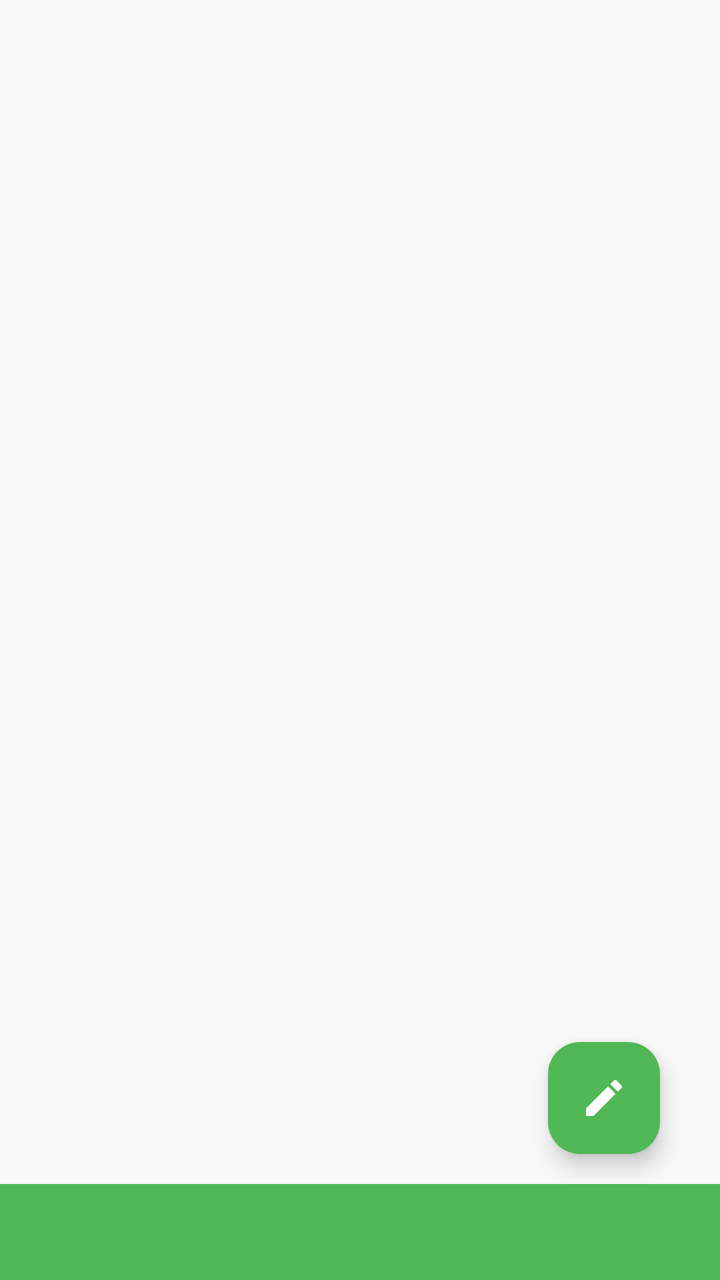
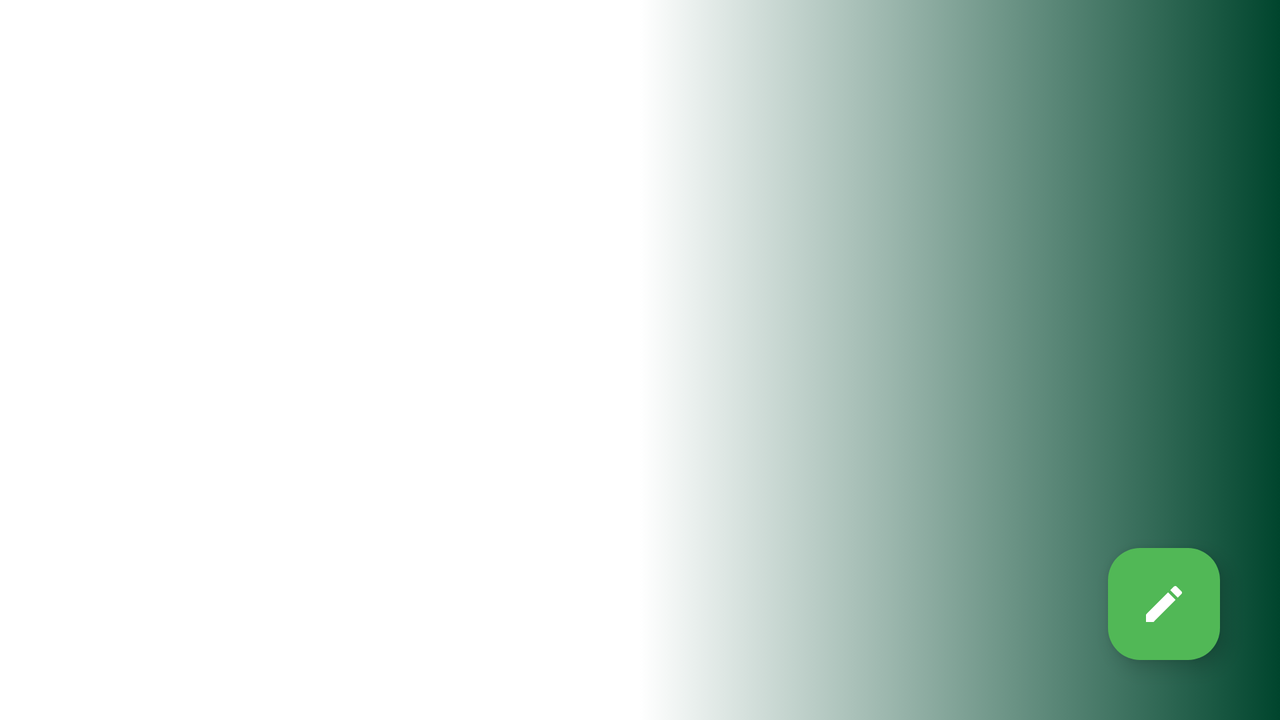

An Android layout and its configuration variant, each rendered on a device that would load it. The default file and the variant file are quoted in full after the pictures.
<!-- AndroidManifest.xml: application theme Theme.2Health -->
<!-- res/layout/activity_main.xml -->
<?xml version="1.0" encoding="utf-8"?>
<RelativeLayout xmlns:android="http://schemas.android.com/apk/res/android"
    xmlns:app="http://schemas.android.com/apk/res-auto"
    xmlns:tools="http://schemas.android.com/tools"
    android:layout_width="match_parent"
    android:layout_height="match_parent"
    tools:context=".Activity.MainActivity"
    android:id="@+id/mainactivityBackground"
    android:background="@color/defaultMain">











    <androidx.viewpager.widget.ViewPager
        android:id="@+id/vpFragment"
        android:layout_width="match_parent"
        android:layout_height="match_parent"
        android:layout_above="@+id/AppBarLayout" />


    <com.google.android.material.appbar.AppBarLayout
        android:id="@+id/AppBarLayout"
        android:layout_width="match_parent"
        android:layout_height="wrap_content"
        android:layout_alignParentBottom="true"
        >

        <com.google.android.material.tabs.TabLayout
            android:id="@+id/tab"
            android:layout_width="match_parent"
            android:layout_height="match_parent"
            app:tabBackground="@color/green_active"
            android:background="@color/green_active"
            app:tabGravity="fill"
            app:tabMode="fixed"

            app:tabTextColor="@color/white"/>

    </com.google.android.material.appbar.AppBarLayout>

    <com.google.android.material.floatingactionbutton.FloatingActionButton
        android:id="@+id/fab"
        android:layout_width="60sp"
        android:layout_height="60sp"
        app:rippleColor="@color/GR1_2_1"
        android:backgroundTint="@color/green_active"
        android:layout_above="@+id/AppBarLayout"
        android:layout_alignParentEnd="true"
        android:layout_marginHorizontal="30sp"
        android:layout_marginVertical="15sp"
        android:src="@drawable/edit_ic"
        app:tint="@color/white"
        />





</RelativeLayout>
<!-- resources referenced by this layout -->
<resources>
  <color name="GR1_2_1">#233329</color>
  <color name="defaultMain">#F8F8F8</color>
  <color name="green_active">#51B856</color>
  <color name="white">#FFFFFFFF</color>
  <!-- drawable edit_ic (drawable) -->
  <vector android:height="48dp" android:tint="#EFEFEF"
      android:viewportHeight="24" android:viewportWidth="24"
      android:width="48dp" xmlns:android="http://schemas.android.com/apk/res/android">
      <path android:fillColor="@android:color/white" android:pathData="M3,17.25V21h3.75L17.81,9.94l-3.75,-3.75L3,17.25zM20.71,7.04c0.39,-0.39 0.39,-1.02 0,-1.41l-2.34,-2.34c-0.39,-0.39 -1.02,-0.39 -1.41,0l-1.83,1.83 3.75,3.75 1.83,-1.83z"/>
  </vector>
  <style name="Theme.2Health" parent="Theme.Material3.Light.NoActionBar">
          
          <item name="colorPrimary">@color/gray100</item>
          <item name="colorPrimaryVariant">@color/defaultMain</item>
          <item name="colorOnPrimary">@color/white</item>
          
          <item name="colorSecondary">@color/teal_200</item>
          <item name="colorSecondaryVariant">@color/teal_700</item>
          <item name="colorOnSecondary">@color/black</item>
          <item name="android:navigationBarColor">@color/green_active</item>
          
          <item name="android:statusBarColor" tools:targetApi="l">?attr/colorPrimaryVariant</item>
          <item name="android:windowLightStatusBar">true</item>
          
      </style>
  <color name="gray100">#D6D6D6</color>
  <color name="teal_200">#FF03DAC5</color>
  <color name="teal_700">#FF018786</color>
  <color name="black">#FF000000</color>
</resources>
<!-- res/layout-land/activity_main.xml (the repository's variant of the layout above) -->
<!-- drawn on the phone turned sideways -->
<?xml version="1.0" encoding="utf-8"?>
<RelativeLayout xmlns:android="http://schemas.android.com/apk/res/android"
    xmlns:app="http://schemas.android.com/apk/res-auto"
    xmlns:tools="http://schemas.android.com/tools"
    android:layout_width="match_parent"
    android:layout_height="match_parent"
    tools:context=".Activity.MainActivity"
    android:id="@+id/mainactivityBackground"
    android:background="@drawable/gradient_list100"
    >





    <FrameLayout

        android:id="@+id/flFragment"
        android:layout_width="match_parent"
        android:layout_height="match_parent"/>

    <com.google.android.material.floatingactionbutton.FloatingActionButton
        android:id="@+id/fab"
        android:layout_width="60sp"
        android:layout_height="60sp"
        app:rippleColor="@color/GR1_2_1"
        android:backgroundTint="@color/green_active"
        android:layout_alignParentBottom="true"
        android:layout_alignParentEnd="true"
        android:layout_margin="30sp"
        android:src="@drawable/edit_ic"
        app:tint="@color/white"
        />



</RelativeLayout>
<!-- resources referenced by the variant -->
<!-- as the phone turned sideways resolves them -->
<resources>
  <color name="GR1_2_1">#233329</color>
  <color name="green_active">#51B856</color>
  <color name="white">#FFFFFFFF</color>
  <!-- drawable edit_ic (drawable) -->
  <vector android:height="48dp" android:tint="#EFEFEF"
      android:viewportHeight="24" android:viewportWidth="24"
      android:width="48dp" xmlns:android="http://schemas.android.com/apk/res/android">
      <path android:fillColor="@android:color/white" android:pathData="M3,17.25V21h3.75L17.81,9.94l-3.75,-3.75L3,17.25zM20.71,7.04c0.39,-0.39 0.39,-1.02 0,-1.41l-2.34,-2.34c-0.39,-0.39 -1.02,-0.39 -1.41,0l-1.83,1.83 3.75,3.75 1.83,-1.83z"/>
  </vector>
  <!-- drawable gradient_list100 (drawable) -->
  <?xml version="1.0" encoding="utf-8"?>
  <animation-list xmlns:android="http://schemas.android.com/apk/res/android">
  
      <item
          android:drawable="@drawable/gradient101"
          android:duration="2000"/>
      <item
          android:drawable="@drawable/gradient102"
          android:duration="2000"/>
      <item
          android:drawable="@drawable/gradient104"
          android:duration="2000"/>
      <item
          android:drawable="@drawable/gradient103"
          android:duration="2000"/>
  </animation-list>
  <style name="Theme.2Health" parent="Theme.Material3.Light.NoActionBar">
          
          <item name="colorPrimary">@color/gray100</item>
          <item name="colorPrimaryVariant">@color/defaultMain</item>
          <item name="colorOnPrimary">@color/white</item>
          
          <item name="colorSecondary">@color/teal_200</item>
          <item name="colorSecondaryVariant">@color/teal_700</item>
          <item name="colorOnSecondary">@color/black</item>
          <item name="android:navigationBarColor">@color/green_active</item>
          
          <item name="android:statusBarColor" tools:targetApi="l">?attr/colorPrimaryVariant</item>
          <item name="android:windowLightStatusBar">true</item>
          
      </style>
  <!-- drawable gradient101 (drawable) -->
  <?xml version="1.0" encoding="utf-8"?>
  <selector xmlns:android="http://schemas.android.com/apk/res/android">
      <item>
          <shape>
              <gradient
  
                  android:endColor="#00452D"
                  android:centerColor="@color/white"
                  android:startColor="@color/white"
  
              />
          </shape>
      </item>
  
  </selector>
  <!-- drawable gradient102 (drawable) -->
  <?xml version="1.0" encoding="utf-8"?>
  <selector xmlns:android="http://schemas.android.com/apk/res/android">
      <item>
          <shape>
              <gradient
  
                  android:endColor="#00B309"
                  android:centerColor="#DCFFDE"
                  android:startColor="@color/white"
                  />
          </shape>
      </item>
  
  </selector>
  <!-- drawable gradient104 (drawable) -->
  <?xml version="1.0" encoding="utf-8"?>
  <selector xmlns:android="http://schemas.android.com/apk/res/android">
      <item>
          <shape>
              <gradient
  
                  android:endColor="#39783D"
                  android:centerColor="#96FB9B"
                  android:startColor="@color/white"
                  />
          </shape>
      </item>
  
  </selector>
  <!-- drawable gradient103 (drawable) -->
  <?xml version="1.0" encoding="utf-8"?>
  <selector xmlns:android="http://schemas.android.com/apk/res/android">
      <item>
          <shape>
              <gradient
  
                  android:endColor="@color/green_active"
                  android:centerColor="@color/white"
                  android:startColor="@color/white"
                  />
          </shape>
      </item>
  
  </selector>
  <color name="gray100">#D6D6D6</color>
  <color name="defaultMain">#F8F8F8</color>
  <color name="teal_200">#FF03DAC5</color>
  <color name="teal_700">#FF018786</color>
  <color name="black">#FF000000</color>
</resources>
